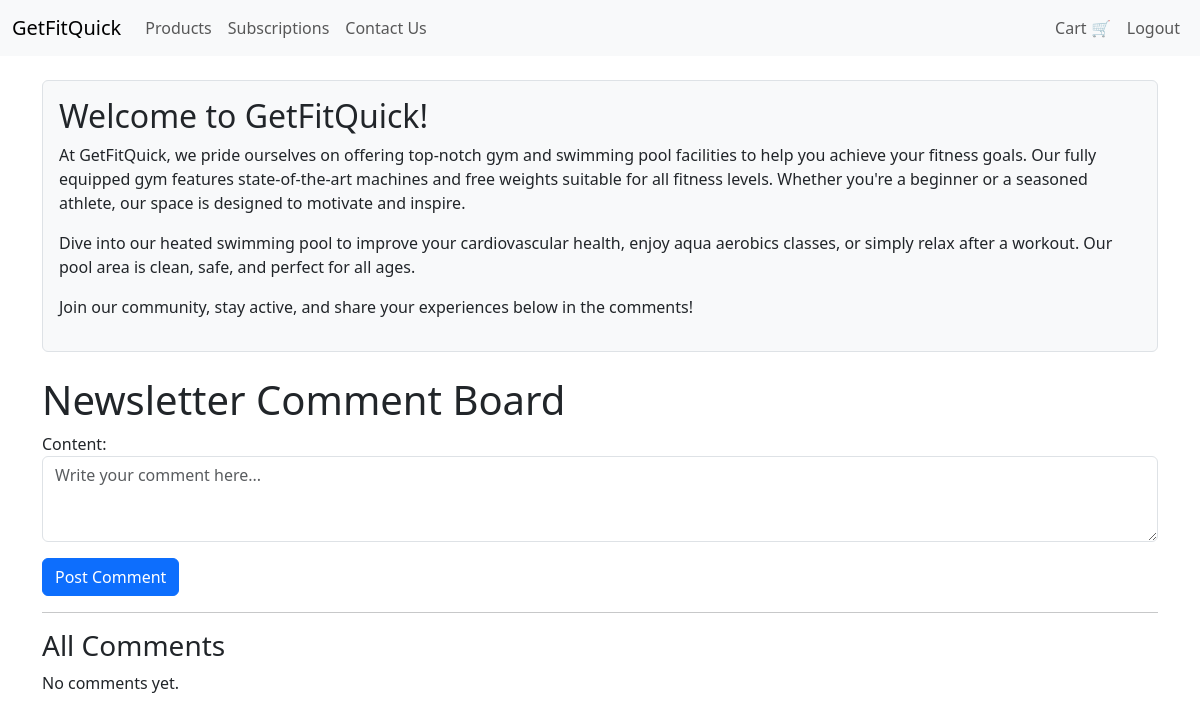
The app's page /newsletter/ (signed in), older data.
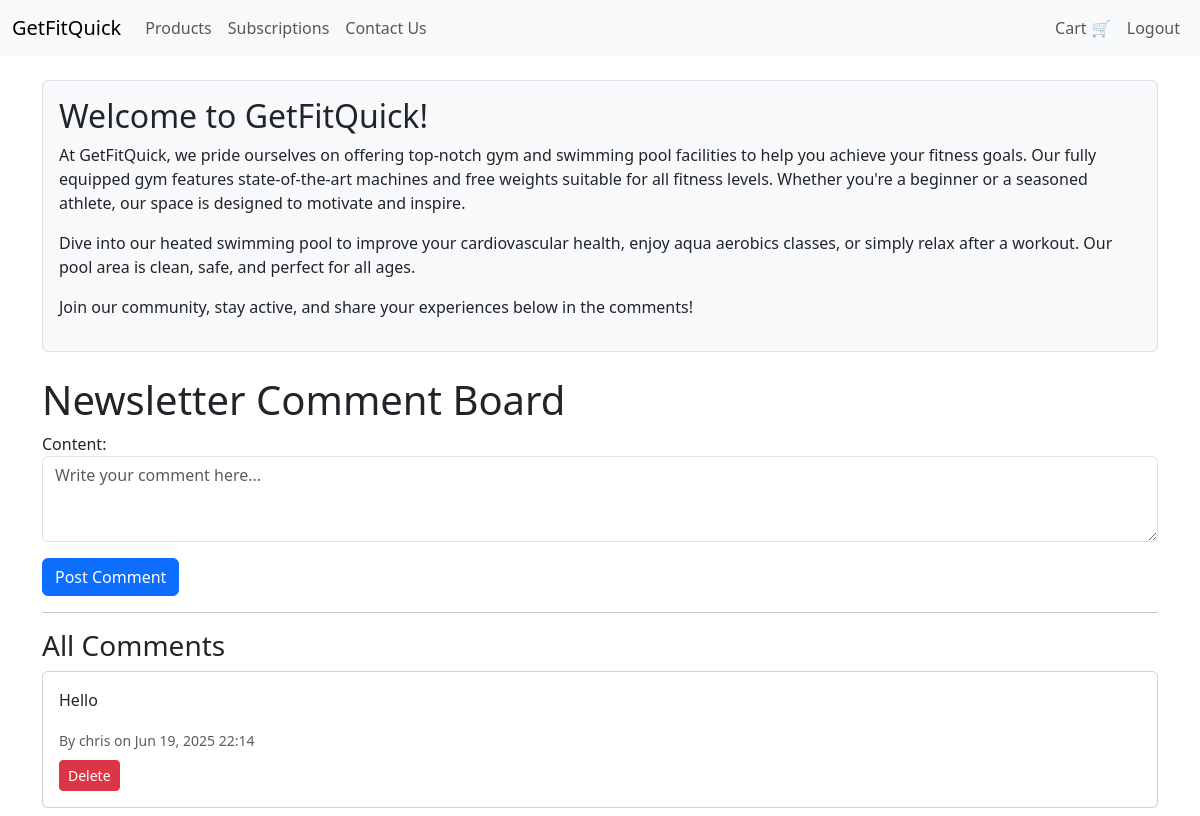
The same page, newer data.
### newsletter/models.py (models this page shows, shortened)
class Comment(models.Model):
    user = models.ForeignKey(User, on_delete=models.CASCADE)
    content = models.TextField(max_length=500)
    created_at = models.DateTimeField(auto_now_add=True)

### newsletter/views.py (the view)
# urls.py: path('', views.comment_board, name='comment_board'),
@login_required
def comment_board(request):
    comments = Comment.objects.all().order_by('-created_at')
    if request.method == 'POST':
        form = CommentForm(request.POST)
        if form.is_valid():
            comment = form.save(commit=False)
            comment.user = request.user
            comment.save()
            return redirect('newsletter:comment_board')
    else:
        form = CommentForm()
    context = {
        'comments': comments,
        'form': form,
    }
    return render(request, 'newsletter/comment_board.html', context)

### newsletter/forms.py
class CommentForm(forms.ModelForm):
    class Meta:
        model = Comment
        fields = ['content']
        widgets = {
            'content': forms.Textarea(attrs={
                'rows': 3,
                'placeholder': 'Write your comment here...',
                'class': 'form-control'
            }),
        }

### cart/context_processors.py (called while the page is built)
def cart_item_count(request):
    if request.user.is_authenticated:
        count = CartItem.objects.filter(cart__user=request.user).aggregate(total=Sum('quantity'))['total']
        return {'cart_item_count': count or 0}
    return {'cart_item_count': 0}

### newsletter/templates/newsletter/comment_board.html (shortened to what this page needs)
{% extends 'base.html' %}
{% block content %}
<div class="newsletter-info mb-4 p-3 border rounded bg-light">
    <h2>Welcome to GetFitQuick!</h2>
    <p>
        At GetFitQuick, we pride ourselves on offering top-notch gym
        and swimming pool facilities to help you achieve your fitness goals.
        Our fully equipped gym features state-of-the-art machines and
        free weights suitable for all fitness levels. Whether you're a
        beginner or a seasoned athlete, our space is designed to motivate
        and inspire.
    </p>
    <p>
        Dive into our heated swimming pool to improve your cardiovascular
        health, enjoy aqua aerobics classes, or simply relax after a workout.
        Our pool area is clean, safe, and perfect for all ages.
    </p>
    <p>
        Join our community, stay active, and share your experiences below in the comments!
    </p>
</div>
  <h1>Newsletter Comment Board</h1>
  <form method="post">
    {{ form.as_p }}
    <button type="submit" class="btn btn-primary">Post Comment</button>
  </form>
  <hr>
  <h3>All Comments</h3>
  {% for comment in comments %}
    <div class="card mb-2">
      <div class="card-body">
        <p class="card-text">{{ comment.content }}</p>
        <small class="text-muted">By {{ comment.user.username }} on {{ comment.created_at|date:"M d, Y H:i" }}</small>
        {% if comment.user == request.user %}
          <form action="{% url 'newsletter:delete_comment' comment.id %}" method="post" class="mt-2">
            <button type="submit" class="btn btn-danger btn-sm">Delete</button>
          </form>
        {% endif %}
      </div>
    </div>
  {% empty %}
    <p>No comments yet.</p>
  {% endfor %}
{% endblock %}

Row changes from the older to the newer data that the page shows:
added Comment: content "Hello", user.username "chris", created_at "Jun 19, 2025 22:14", shows "Delete"
Text that changed along with them:
text no longer shown: "No comments yet."
